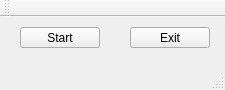
<?xml version="1.0" encoding="UTF-8"?>
<ui version="4.0">
 <class>MainWindow</class>
 <widget class="QMainWindow" name="MainWindow">
  <property name="geometry">
   <rect>
    <x>0</x>
    <y>0</y>
    <width>225</width>
    <height>90</height>
   </rect>
  </property>
  <property name="windowTitle">
   <string>MainWindow</string>
  </property>
  <widget class="QWidget" name="centralWidget">
   <widget class="QPushButton" name="btnStart">
    <property name="geometry">
     <rect>
      <x>20</x>
      <y>10</y>
      <width>80</width>
      <height>21</height>
     </rect>
    </property>
    <property name="text">
     <string>Start</string>
    </property>
   </widget>
   <widget class="QPushButton" name="btnExit">
    <property name="geometry">
     <rect>
      <x>130</x>
      <y>10</y>
      <width>80</width>
      <height>21</height>
     </rect>
    </property>
    <property name="text">
     <string>Exit</string>
    </property>
   </widget>
  </widget>
  <widget class="QMenuBar" name="menuBar">
   <property name="geometry">
    <rect>
     <x>0</x>
     <y>0</y>
     <width>225</width>
     <height>18</height>
    </rect>
   </property>
  </widget>
  <widget class="QToolBar" name="mainToolBar">
   <attribute name="toolBarArea">
    <enum>TopToolBarArea</enum>
   </attribute>
   <attribute name="toolBarBreak">
    <bool>false</bool>
   </attribute>
  </widget>
  <widget class="QStatusBar" name="statusBar"/>
 </widget>
 <layoutdefault spacing="6" margin="11"/>
 <resources/>
 <connections/>
</ui>
